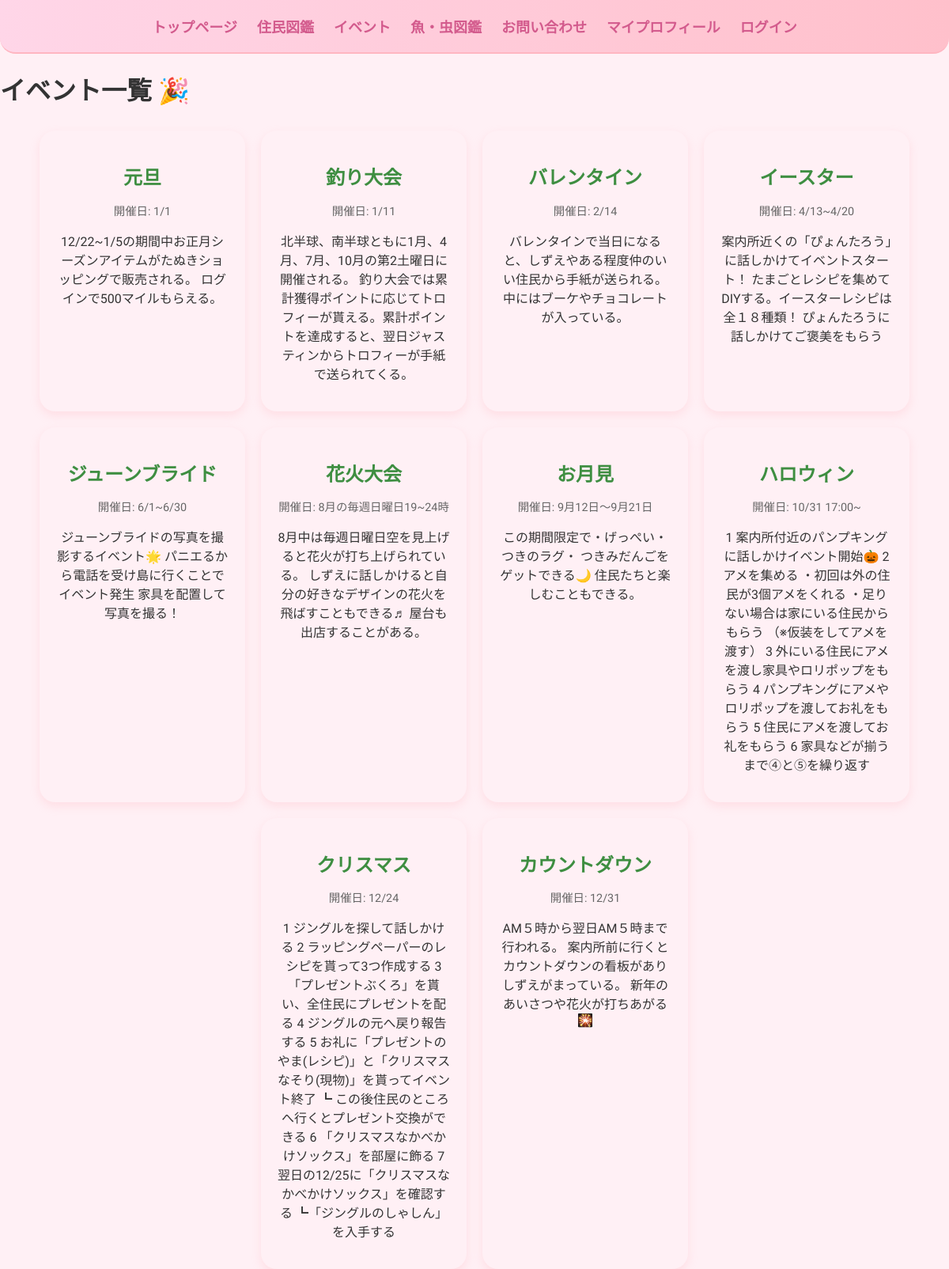
Screenshot of /events/ with the database file from the repository.
### moriapp/models.py (models this page shows, shortened)
class Event(models.Model):
    title = models.CharField(max_length=100)
    date = models.CharField(max_length=50)
    description = models.TextField()
    image = models.ImageField(upload_to='events/',blank=True)

### moriapp/views.py (the view)
# urls.py: path('events/', views.event_list, name='event_list'), #イベント
def event_list(request):
    events = Event.objects.all()
    return render(request, 'moriapp/event_list.html', {'events': events})

### moriapp/templates/moriapp/event_list.html (shortened to what this page needs)
{% extends 'moriapp/base.html' %}
{% block content %}
<div class="page-wrapper">
    <h1 class="page-title">イベント一覧 🎉</h1>
    <div class="event-list">
        {% for event in events %}
        <div class="event-card">
            <h2 class="event-title">{{ event.title }}</h2>
            <p class="event-date">開催日: {{ event.date }}</p>
            <p class="event-description">{{ event.description }}</p>
        </div>
        {% empty %}
            <p>まだイベントがありません</p>
        {% endfor %}
    </div>
</div>
{% endblock %}

### moriapp/static/css/style.css (style rules this page uses)
body { font-family: 'M PLUS Rounded 1c', sans-serif; background: #fff0f5; color: #333; margin: 0; padding: 0; }
.villager-list, .creature-list, .event-list { display: flex; flex-wrap: wrap; justify-content: center; gap: 20px; margin-top: 30px; }
.villager-card, .creature-card, .event-card { background: #fff0f5; border-radius: 20px; box-shadow: 0 5px 12px rgba(255, 182, 193, 0.3); padding: 20px; text-align: center; width: 220px; }
.villager-info, .creature-info, .event-date { font-size:0.9em; color:#666; margin-bottom:3px; }
.event-title { font-weight:bold; color:#3e8e41; margin-bottom:5px; }

### rows the page displays
Event: title "元旦", date "1/1", description "12/22~1/5の期間中お正月シーズンアイテムがたぬきショッピングで販売される。 ログインで500マイルもらえる。"
Event: title "釣り大会", date "1/11", description "北半球、南半球ともに1月、4月、7月、10月の第2土曜日に開催される。 釣り大会では累計獲得ポイントに応じてトロフィーが貰える。累計ポイントを達成すると、翌日ジャスティンからトロフィーが手紙で送られてくる。"
Event: title "バレンタイン", date "2/14", description "バレンタインで当日になると、しずえやある程度仲のいい住民から手紙が送られる。 中にはブーケやチョコレートが入っている。"
Event: title "イースター", date "4/13~4/20", description "案内所近くの「ぴょんたろう」に話しかけてイベントスタート！ たまごとレシピを集めてDIYする。イースターレシピは全１８種類！ ぴょんたろうに話しかけてご褒美をもらう"
Event: title "ジューンブライド", date "6/1~6/30", description "ジューンブライドの写真を撮影するイベント🌟 パニエるから電話を受け島に行くことでイベント発生 家具を配置して写真を撮る！"
Event: title "花火大会", date "8月の毎週日曜日19~24時", description "8月中は毎週日曜日空を見上げると花火が打ち上げられている。 しずえに話しかけると自分の好きなデザインの花火を飛ばすこともできる♬ 屋台も出店することがある。"
Event: title "お月見", date "9月12日〜9月21日", description "この期間限定で・げっぺい・つきのラグ・ つきみだんごをゲットできる🌙 住民たちと楽しむこともできる。"
Event: title "ハロウィン", date "10/31 17:00~", description "1 案内所付近のパンプキングに話しかけイベント開始🎃 2 アメを集める ・初回は外の住民が3個アメをくれる ・足りない場合は家にいる住民からもらう （※仮装をしてアメを渡す） 3 外にいる住民にアメを渡し家具やロリポップをもらう 4 パンプキングにアメやロリポップを渡してお礼をもらう 5 住民にアメを渡してお礼をもらう 6 家具などが揃うまで④と⑤を繰り返す"
Event: title "クリスマス", date "12/24", description "1 ジングルを探して話しかける 2 ラッピングペーパーのレシピを貰って3つ作成する 3 「プレゼントぶくろ」を貰い、全住民にプレゼントを配る 4 ジングルの元へ戻り報告する 5 お礼に「プレゼントのやま(レシピ)」と「クリスマスなそり(現物)」を貰ってイベント終了 ┗ この後住民のところへ行くとプレゼント交換ができる 6 「クリスマスなかべかけソックス」を部屋に飾る 7 翌日の12/25に「クリスマスなかべかけソックス」を確認する ┗「ジングルのしゃしん」を入手する"
Event: title "カウントダウン", date "12/31", description "AM５時から翌日AM５時まで行われる。 案内所前に行くとカウントダウンの看板がありしずえがまっている。 新年のあいさつや花火が打ちあがる🎇"
